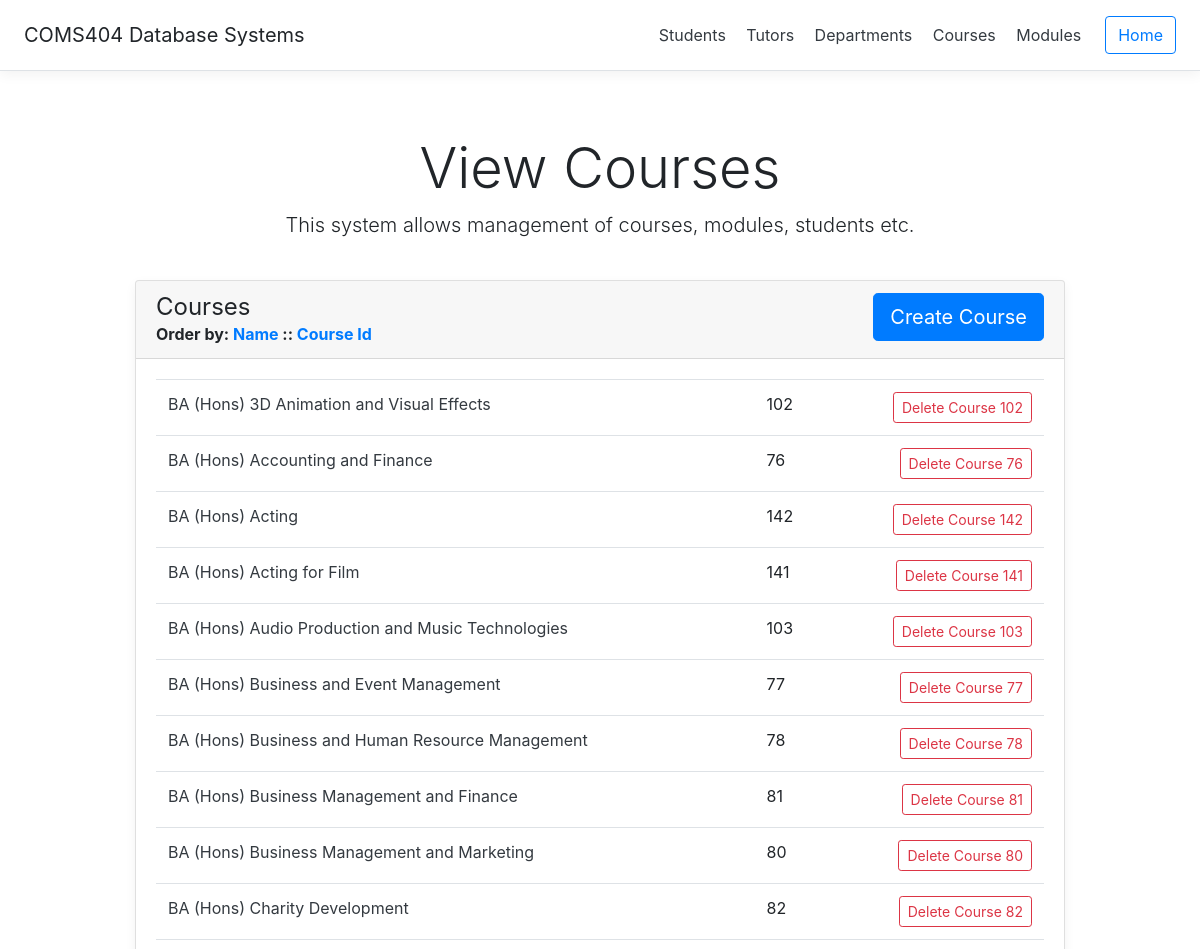
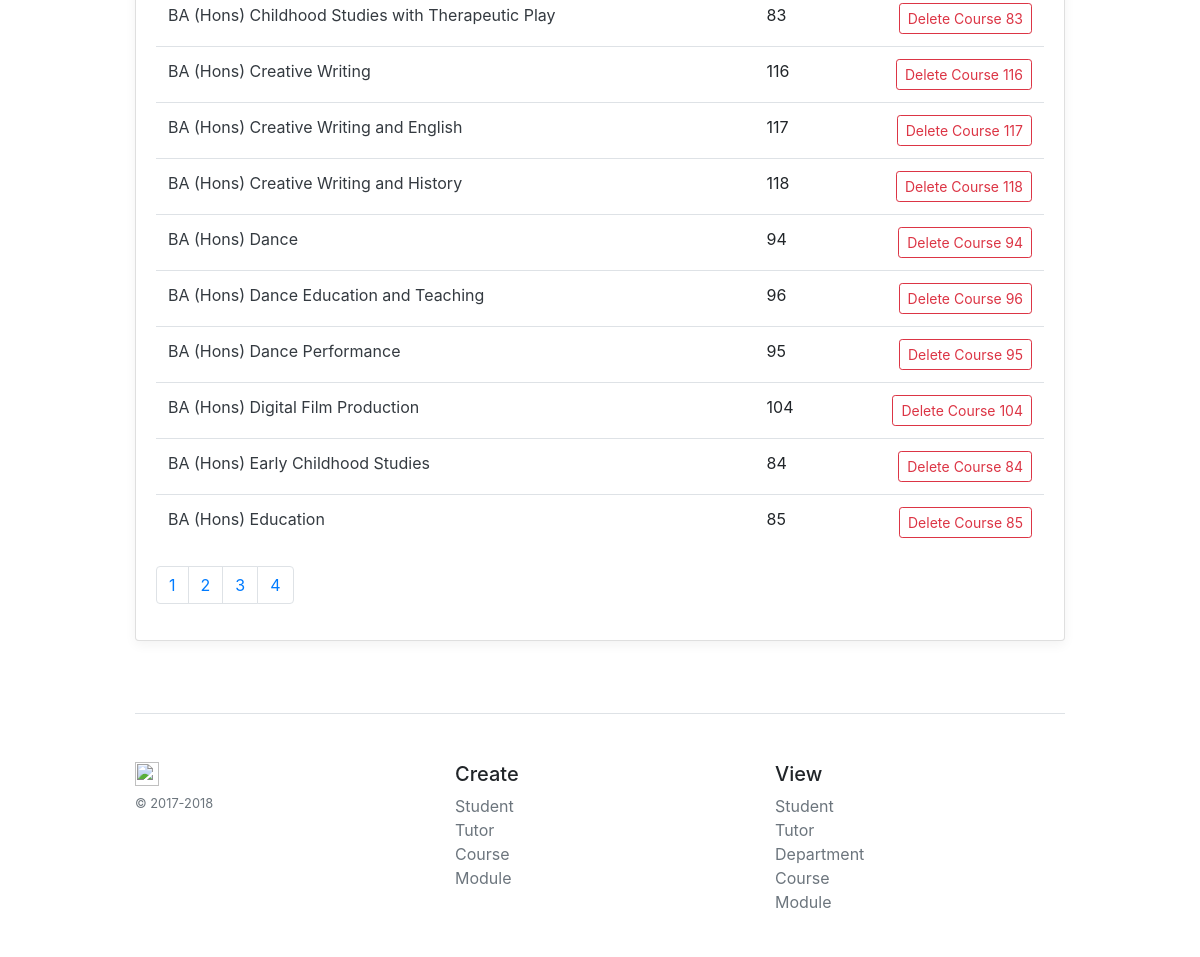
Page /frontend/courses.php on the committed database (2 pictures, top to bottom).
### tables this page shows
CREATE TABLE `course` (
  `course_id` int(11) NOT NULL,
  `course_name` varchar(100) NOT NULL,
  `dept` int(11) NOT NULL,
  `length` int(1) NOT NULL
);

### frontend/courses.php (the view, shortened to what this page needs)
<?php
	require_once("db-connect-inc.php");
	require_once("header-inc.php");
	$currentPage = isset($_GET["page"]) ? $_GET["page"] : 1;
	$perPage = 20;
	$count = $db->query("SELECT count(*) FROM course");
	$total = $count->fetchColumn();
	$pages = ceil($total / $perPage);
?>
<?php
	function orderType() {
		if ($_GET["order"] == "ASC") return "DESC";
		else return "ASC";
	}
?>
<div class="pricing-header px-3 py-3 pt-md-5 pb-md-4 mx-auto text-center">
    <h1 class="display-4">View Courses</h1>
    <p class="lead">This system allows management of courses, modules, students etc.</p>
</div>
<div class="container">
    <div class="card-deck mb-3 text-left">
        <div class="card mb-4 box-shadow">
            <div class="card-header">
				<button class="btn btn-lg btn-primary float-right">
					<a href="course_create.php" class="text-white">Create Course</a>
				</button>
                <h4 class="my-0 font-weight-normal">Courses</h4>
                <b>Order by:
					<a href="<?php echo $_SERVER['PHP_SELF']; ?>?page=<?php echo $currentPage ?>&order=<?php echo orderType(); ?>&by=course_name">
						Name
					</a>
					 ::
					<a href="<?php echo $_SERVER['PHP_SELF']; ?>?page=<?php echo $currentPage ?>&order=<?php echo orderType(); ?>&by=course_id">
						Course Id
					</a>
                </b>
            </div>
			<div class="card-body">
				<?php
					if (isset($_GET["by"])) $by = $_GET["by"];
					else $by = "course_name";
					$order = $_GET["order"];
					$starting = ($currentPage - 1) * $perPage;
					try {
						$courses = $db->prepare("SELECT course_id, course_name FROM course ORDER BY " . $by . " " . $order . " LIMIT " . $starting . "," . $perPage);
						$courses->execute();
					} catch (Exception $error) {
						echo $error->getMessage();
					}
				?>
                <table class="table striped">
					<?php
						while ($course = $courses->fetch(PDO::FETCH_ASSOC)) {
							echo "<tr><td>";
							echo "<a href='course.php?id=" . $course["course_id"] . "' class='text-dark'>";
							echo $course["course_name"];
							echo "</a>";
							echo "</td><td>";
							echo $course["course_id"];
							echo "</td><td>";
							echo "<form method='post' onSubmit='return confirm(\"Are you sure you wish to delete?\");'><input type='submit' name='deleteCourse' value='Delete Course " . $course["course_id"] . "' class='btn btn-outline-danger btn-sm float-right'></form>";
							echo "</td></tr>";
						}
					?>
            	</table>
				<nav aria-label="Page navigation example">
					<ul class="pagination">
						<?php
							for ($p = 1; $p <= $pages ; $p++) {
								if ($_GET["order"] == "" || $_GET["by"] == "") {
									$href = "?page=" . $p;
								} else {
									$href = "?page=" . $p . "&order=" . $_GET["order"] . "&by=" . $_GET["by"];
								}
								echo "<li class='page-item'>";
								echo "<a class='page-link' href='" . $href ."'>" . $p . "</a>";
								echo "</li>";
							}
						?>
					</ul>
				</nav>
            </div>
        </div>
    </div>
<?php
    require_once("footer-inc.php");
?>

### frontend/header-inc.php (shortened to what this page needs)
<!doctype html>
<html lang="en">
	<head>
		<link rel="stylesheet" href="https://maxcdn.bootstrapcdn.com/bootstrap/4.0.0/css/bootstrap.min.css">
		<link href="custom.css" rel="stylesheet">
	</head>
	<body>
	<div class="d-flex flex-column flex-md-row align-items-center p-3 px-md-4 mb-3 bg-white border-bottom box-shadow">
		<h5 class="my-0 mr-md-auto font-weight-normal">COMS404 Database Systems</h5>
		<nav class="my-2 my-md-0 mr-md-3">
			<a class="p-2 text-dark" href="students.php">Students</a>
			<a class="p-2 text-dark" href="tutors.php">Tutors</a>
			<a class="p-2 text-dark" href="departments.php">Departments</a>
			<a class="p-2 text-dark" href="courses.php">Courses</a>
			<a class="p-2 text-dark" href="modules.php">Modules</a>
		</nav>
		<a class="btn btn-outline-primary" href="index.php">Home</a>
	</div>

### frontend/footer-inc.php (shortened to what this page needs)
		<footer class="pt-4 my-md-5 pt-md-5 border-top">
			<div class="row">
				<div class="col-12 col-md">
					<img class="mb-2" src="https://getbootstrap.com/docs/4.0/assets/brand/bootstrap-solid.svg" alt=""
						width="24" height="24">
					<small class="d-block mb-3 text-muted">&copy; 2017-2018</small>
				</div>
				<div class="col-6 col-md">
					<h5>Create</h5>
					<ul class="list-unstyled text-small">
						<li><a class="text-muted" href="student_create.php">Student</a></li>
						<li><a class="text-muted" href="tutor_create.php">Tutor</a></li>
						<li><a class="text-muted" href="course_create.php">Course</a></li>
						<li><a class="text-muted" href="module_create.php">Module</a></li>
					</ul>
				</div>
				<div class="col-6 col-md">
					<h5>View</h5>
					<ul class="list-unstyled text-small">
						<li><a class="text-muted" href="students.php">Student</a></li>
						<li><a class="text-muted" href="tutors.php">Tutor</a></li>
						<li><a class="text-muted" href="departments.php">Department</a></li>
						<li><a class="text-muted" href="courses.php">Course</a></li>
						<li><a class="text-muted" href="modules.php">Module</a></li>
					</ul>
				</div>
			</div>
		</footer>
	</div>
</body>
</html>

### frontend/custom.css (style rules this page uses)
html { font-size: 14px; }
@media (min-width: 768px) { html { font-size: 16px; } }
.container { max-width: 960px; }
.pricing-header { max-width: 700px; }
.card-deck .card { min-width: 220px; }
.border-top { border-top: 1px solid #e5e5e5; }
.border-bottom { border-bottom: 1px solid #e5e5e5; }
.box-shadow { box-shadow: 0 0.25rem 0.75rem rgba(0, 0, 0, 0.05); }

### rows in the picture
course: course_name "BA (Hons) 3D Animation and Visual Effects", course_id "102", deleteCourse "Delete Course 102"
course: course_name "BA (Hons) Accounting and Finance", course_id "76", deleteCourse "Delete Course 76"
course: course_name "BA (Hons) Acting", course_id "142", deleteCourse "Delete Course 142"
course: course_name "BA (Hons) Acting for Film", course_id "141", deleteCourse "Delete Course 141"
course: course_name "BA (Hons) Audio Production and Music Technologies", course_id "103", deleteCourse "Delete Course 103"
course: course_name "BA (Hons) Business and Event Management", course_id "77", deleteCourse "Delete Course 77"
course: course_name "BA (Hons) Business and Human Resource Management", course_id "78", deleteCourse "Delete Course 78"
course: course_name "BA (Hons) Business Management and Finance", course_id "81", deleteCourse "Delete Course 81"
course: course_name "BA (Hons) Business Management and Marketing", course_id "80", deleteCourse "Delete Course 80"
course: course_name "BA (Hons) Charity Development", course_id "82", deleteCourse "Delete Course 82"
course: course_name "BA (Hons) Childhood Studies with Therapeutic Play", course_id "83", deleteCourse "Delete Course 83"
course: course_name "BA (Hons) Creative Writing", course_id "116", deleteCourse "Delete Course 116"
course: course_name "BA (Hons) Creative Writing and English", course_id "117", deleteCourse "Delete Course 117"
course: course_name "BA (Hons) Creative Writing and History", course_id "118", deleteCourse "Delete Course 118"
course: course_name "BA (Hons) Dance", course_id "94", deleteCourse "Delete Course 94"
course: course_name "BA (Hons) Dance Education and Teaching", course_id "96", deleteCourse "Delete Course 96"
course: course_name "BA (Hons) Dance Performance", course_id "95", deleteCourse "Delete Course 95"
course: course_name "BA (Hons) Digital Film Production", course_id "104", deleteCourse "Delete Course 104"
course: course_name "BA (Hons) Early Childhood Studies", course_id "84", deleteCourse "Delete Course 84"
course: course_name "BA (Hons) Education", course_id "85", deleteCourse "Delete Course 85"
